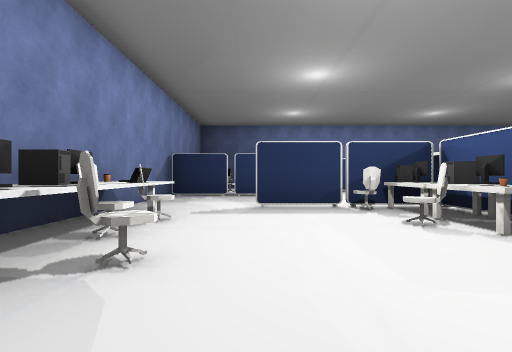
[1] (above)

24 first-person views from a walk through a scene from a Unity 3-D project. The camera is 1.2 m above the floor, looks level and sees 85° across. The floor is counted in squares, 2 m on a side. Each view is taken from the middle of a square. On the plan, view 1 faces up. The plan holds only what a view shows up to about 9 squares ahead; the rest is blank. The place goes on beyond the plan. The player character is not drawn. Some animated figures are left out. Some surface patterns are stand-ins.

[2]
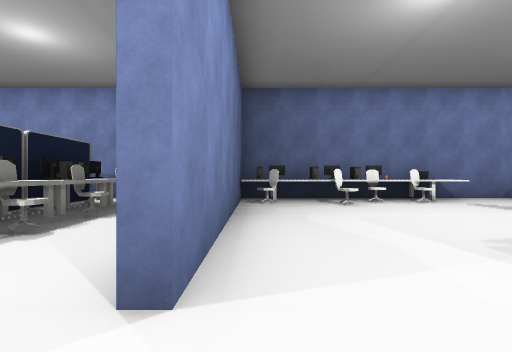

[3]
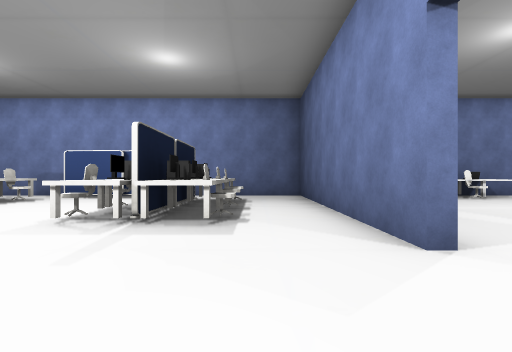

[4]
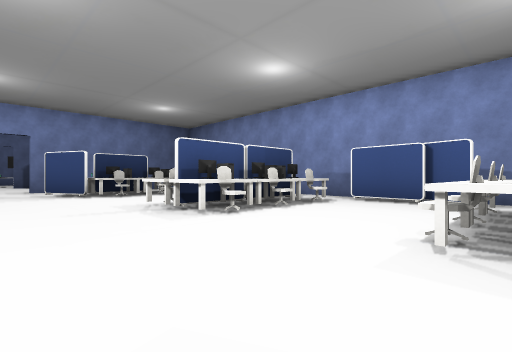

[5]
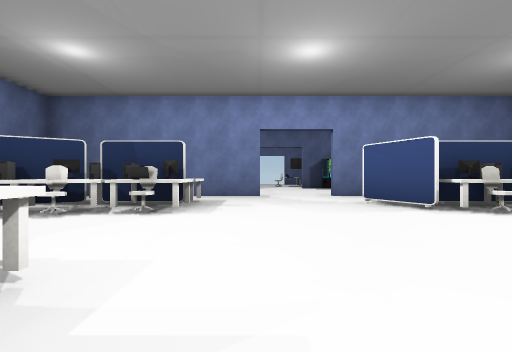

[6]
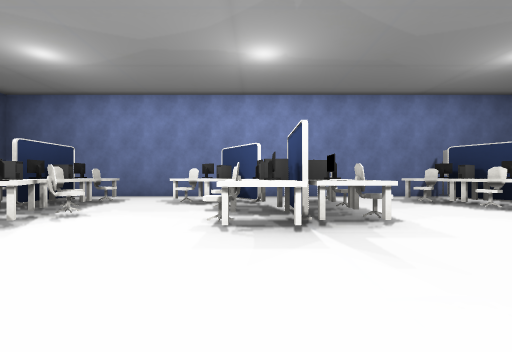

[7]
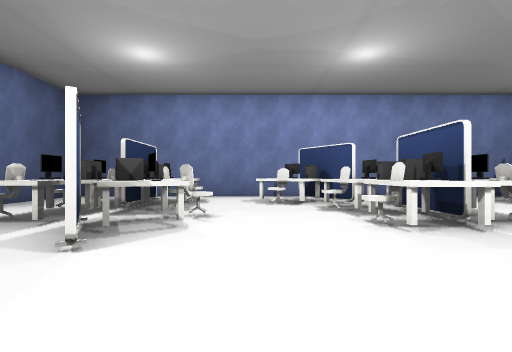

[8]
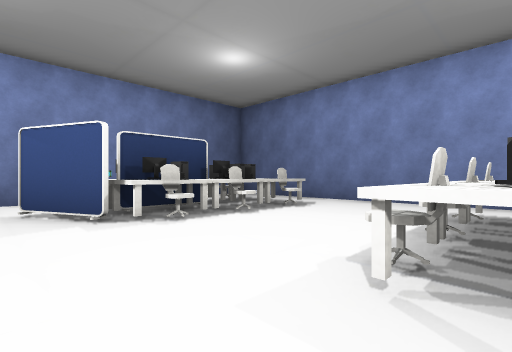

[9]
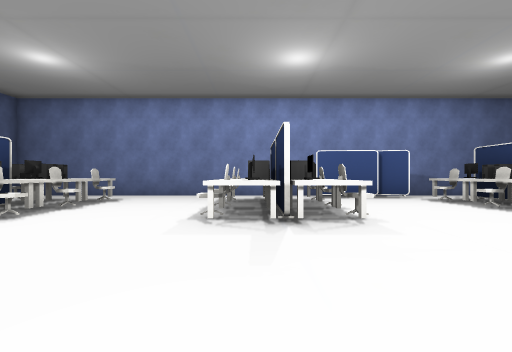

[10]
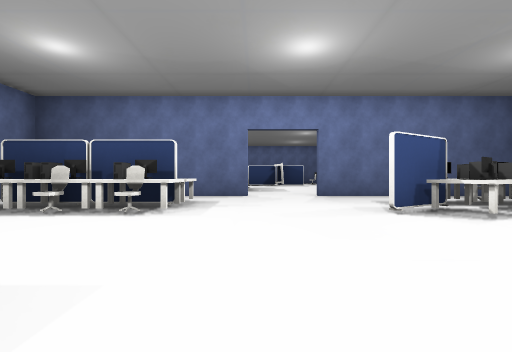

[11]
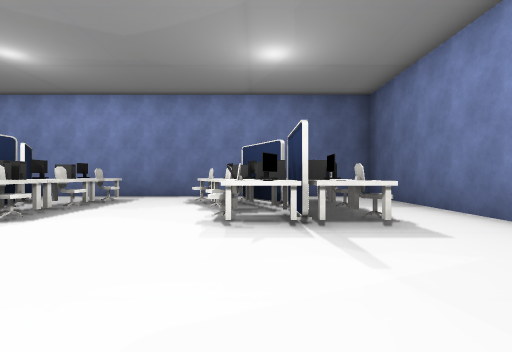

[12]
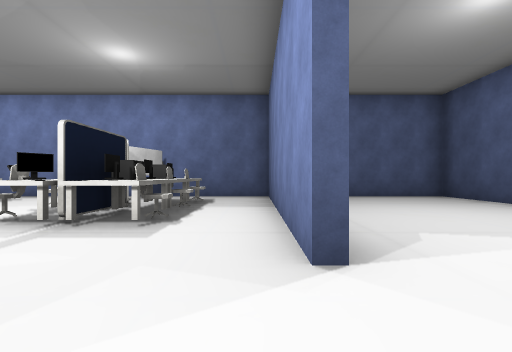

[13]
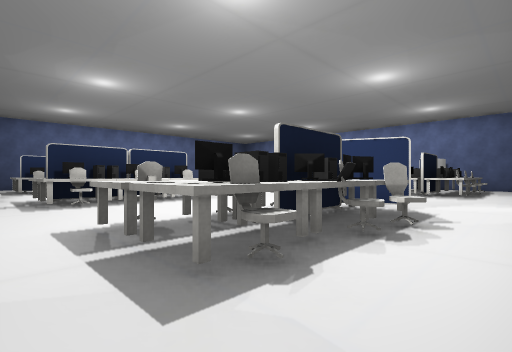

[14]
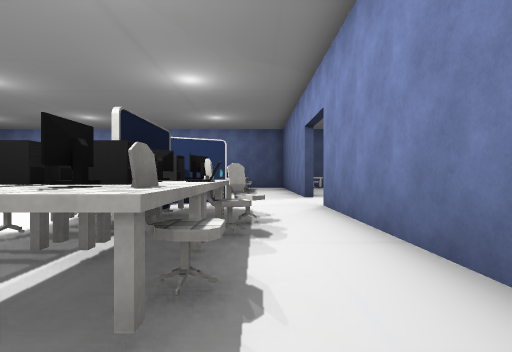

[15]
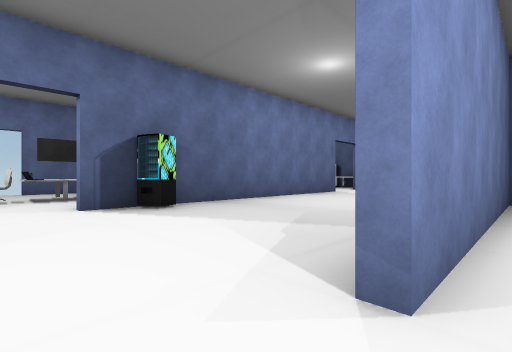

[16]
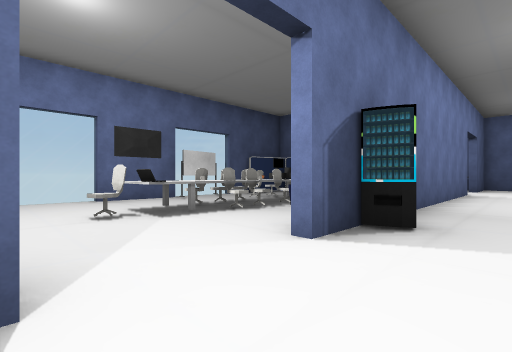

[17]
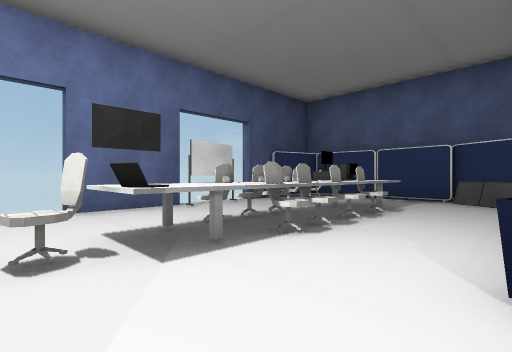

[18]
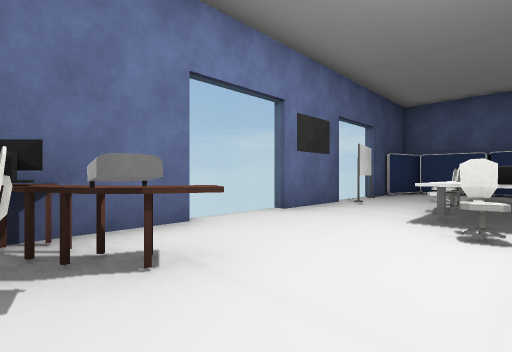

[19]
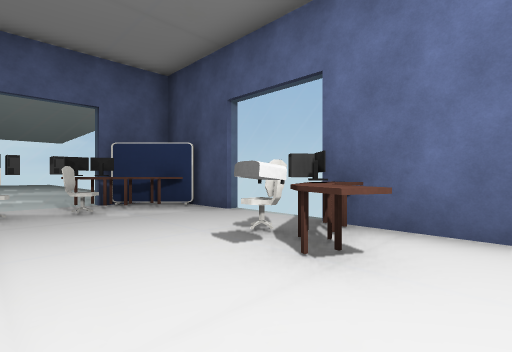

[20]
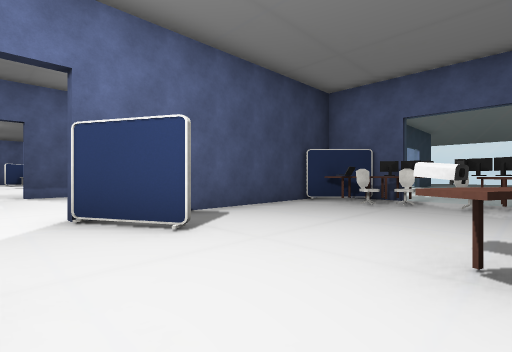

[21]
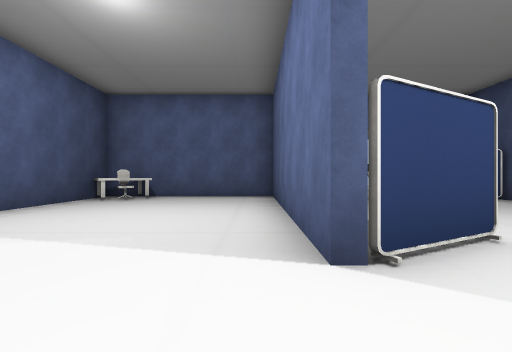

[22]
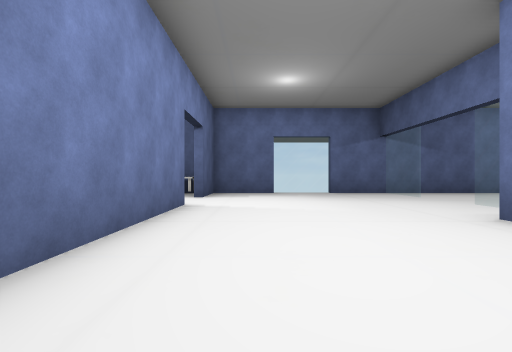

[23]
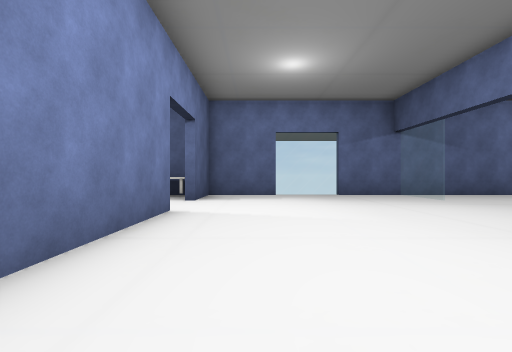

[24]
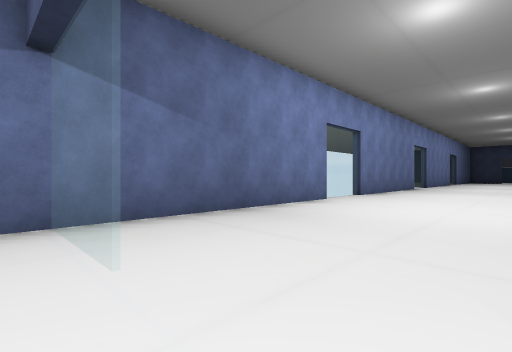

### Floor plan
Points are (right, up) in squares from view 1. A wall is a line through its corners. A room is listed if a view was taken in it or the views show most of it. See-through windows are left out.
Room 1 (views 1, 2)
walls: (-2.6, 0.8) (-2.6, -0.4); (-1.6, -0.6) (-2.6, -0.6) (-2.6, -1.6); (-0.4, -0.4) (3.8, -0.4); (-2.6, 5.6) (-2.6, 4.1); (1.5, 5.4) (0, 5.4); (-8.9, -9.5) (-8.9, -14.9)
low walls: (-1.4, 5) (-1.4, 4.4)
ways out: opening at (-2, -1) to room 2; opening at (4.5, -1) to room 2; opening at (-5.5, -15) to room 3; opening at (-1.5, 5); opening at (3.6, 2.6)
objects: other object (-2, 0); other object (-2, 1); monitor (-2, 2); chair (-2, 3); laptop (-2, 4); chair (-1, 0); chair (-1, 2); chair (-1, 4); chair (2, 3); table (3, 3); table (3, 4)
Room 2 (views 3, 4, 5, 6, 7, 8, 9, 10, 11, 12, 13, 14, 15)
walls: (2.8, -12.8) (3.1, -13.5); (9.9, -8.1) (10.8, -7.5); (7.5, -3.8) (6.1, -4.6); (10.6, -7.6) (10.1, -8); (5.9, -16.4) (12.3, -16.4) (12.3, -0.6) (9.8, -0.6); (-1.7, -5.5) (-1.8, -7.4); (-1.5, -4.7) (-1.8, -5.7); (-2.6, -7.1) (-2.6, -16.4) (3.8, -16.4); (3.8, -0.6) (-1.6, -0.6); (8, -0.6) (5.9, -0.6); (-2.6, -1.6) (-2.6, -4.9)
ways out: opening at (-2, -1) to room 1; opening at (4.5, -1) to room 1; opening at (4.5, -17) to room 3
objects: chair (-1, -15); monitor (-1, -14); chair (-1, -13); chair (-1, -10); monitor (-1, -9); other object (-1, -8); chair (-1, -5); monitor (-1, -4); other object (-1, -3); other object (-1, -2); table (0, -14); table (0, -13); table (0, -9); table (0, -8); table (0, -4); table (0, -3); chair (1, -15); monitor (1, -14); chair (1, -13); chair (1, -10); other object (1, -9); chair (1, -8); chair (1, -5); monitor (1, -4); chair (1, -3); chair (2, -15); monitor (2, -14); monitor (2, -13); chair (2, -11); table (2, -9); chair (2, -8); chair (2, -6); table (2, -4); chair (2, -3); table (3, -14); monitor (7, -8) to (8, -8); table (7, -5); chair (8, -15); monitor (8, -14); laptop (8, -13); table (8, -12); chair (8, -10); table (8, -9); chair (8, -6); monitor (8, -5); table (8, -4); other object (8, -3); table (8, -2); chair (9, -15); other object (9, -14); monitor (9, -13); chair (9, -12); chair (9, -10); monitor (9, -9); monitor (9, -8); chair (9, -5); monitor (9, -4); other object (9, -3); other object (10, -15); other object (10, -14); other object (10, -13); chair (10, -12); chair (10, -10); other object (10, -9); chair (10, -7) to (10, -6); chair (10, -5); other object (10, -4); table (11, -14); table (11, -13); monitor (11, -12); table (11, -9); monitor (11, -7); table (11, -4); other object (11, -3)
Room 3 (views 16, 17, 18, 19, 20, 21, 22, 23, 24)
walls: (5.9, -21.5) (12.3, -21.5) (12.3, -16.6) (8.8, -16.6); (6.7, -23.3) (5.9, -21.8); (-1.9, -22.2) (-2.5, -23.4); (1.9, -27.2) (4, -27.2); (-2.3, -23.3) (-2.5, -24.5); (6, -27.2) (7.6, -27.2); (-1, -27.2) (0, -27.2); (6.9, -16.6) (5.9, -16.6); (-2.2, -26.8) (-0.8, -27.2); (-4.9, -21.5) (2.6, -21.5); (11.1, -21.8) (7.6, -21.8); (10, -27.2) (10.9, -27.2) (11.7, -26.4); (12.3, -23.6) (12.3, -23.2) (10.9, -21.8); (-8.9, -19.4) (-8.9, -21.5) (-6.9, -21.5); (-8.9, -14.9) (-8.9, -17.4)
ways out: opening at (-5.5, -15) to room 1; opening at (4.5, -17) to room 2; opening at (-5.5, -22); opening at (-2.5, -25.5); opening at (13.5, -24.5)
objects: other object (-1, -25); other object (0, -25); chair (0, -24); other object (1, -27); other object (1, -25); chair (1, -24); chair (2, -25); chair (2, -24); other object (2, -21); chair (3, -25); chair (3, -24); bin (3, -22); laptop (4, -24); chair (5, -24); projector (7, -26); monitor (8, -27); chair (8, -26); other object (11, -26); chair (11, -25); chair (11, -24); other object (11, -23); chair (11, -18); table (11, -17); monitor (12, -26); monitor (12, -25); other object (12, -24)

Where each view was taken, in squares from view 1:
view 1: 0 up, 0 right, facing up
view 2: 0 up, 5 right, facing left
view 3: 2 down, 6 right, facing left
view 4: 4 down, 5 right, facing down-left
view 5: 8 down, 6 right, facing down
view 6: 8 down, 4 right, facing right
view 7: 6 down, 4 right, facing right
view 8: 9 down, 4 right, facing down-left
view 9: 9 down, 6 right, facing left
view 10: 9 down, 4 right, facing up
view 11: 13 down, 4 right, facing right
view 12: 16 down, 4 right, facing right
view 13: 16 down, 2 left, facing up-right
view 14: 15 down, 2 left, facing right
view 15: 16 down, 5 right, facing down-left
view 16: 20 down, 6 right, facing down-left
view 17: 22 down, 5 right, facing down-left
view 18: 24 down, 8 right, facing down-left
view 19: 24 down, 6 right, facing down-right
view 20: 26 down, 5 right, facing up-right
view 21: 21 down, 4 right, facing right
view 22: 20 down, 1 right, facing left
view 23: 20 down, 0 right, facing left
view 24: 16 down, 5 left, facing up-left
